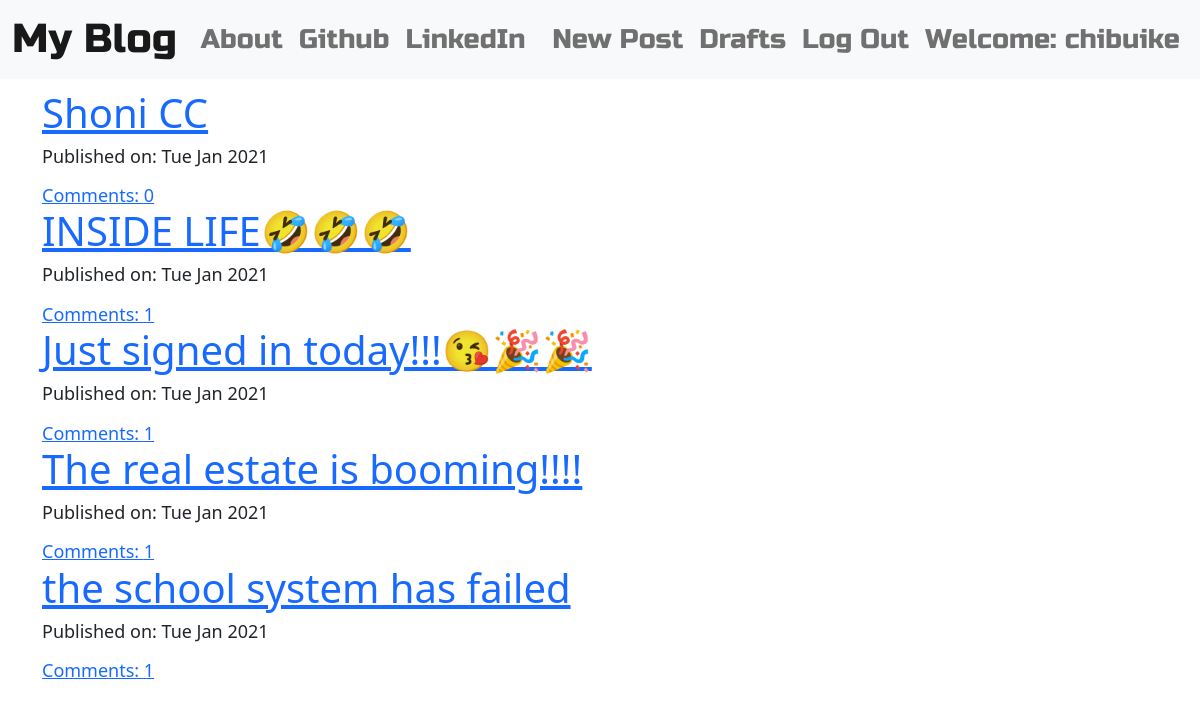
Screenshot of / (signed in) with the database file from the repository.
### blog/models.py (models this page shows, shortened)
class Post(models.Model):
    author = models.ForeignKey("auth.User", on_delete=models.CASCADE)
    title = models.CharField(max_length=200)
    text = models.TextField()
    create_date = models.DateTimeField(default=timezone.now())
    published_date = models.DateTimeField(blank=True, null=True)
    def approve_comments(self):
        return self.comments.filter(approved_comment=True)

### blog/views.py (the view)
# urls.py: path('', views.PostListView.as_view(), name='post_list'),
class PostListView(ListView):
    context_object_name = 'post_list'
    template_name = 'post_list.html'
    model = Post
    def get_queryset(self):
        return Post.objects.filter(published_date__lte=timezone.now()).order_by('-published_date')

### blog/templates/blog/post_list.html
{% extends 'blog/base.html' %}
{% block content %}
{% for post in post_list %}
<div class="centerstage">
    <div class="post">
        <h1><a href="{% url 'post_detail' pk=post.pk %}">{{ post.title }}</a></h1>
        <div class="date">
            <p>Published on: {{post.published_date|date:"D M Y"}}</p>
        </div>
        <a href="{% url 'post_detail' pk=post.pk %}">Comments: {{post.approve_comments.count}}</a>
    </div>
</div>
{% endfor %}
{% endblock %}

### blog/templates/blog/base.html (shortened to what this page needs)
<!doctype html>
{% load static %}
<html lang="en">
<head>
    <link rel="stylesheet" href="{% static 'blog/css/bootstrap.css' %}">
    <link rel="stylesheet" href="{% static 'blog/css/medium-editor.css' %}">
    <link rel="stylesheet" href="{% static 'blog/css/blog.css' %}">
</head>
<body class="loader">
<nav class="navbar navbar-expand-lg navbar-light bg-light techfont custom-navbar">
    <div class="container-fluid">
        <a class="navbar-brand bigbrand" href="{% url 'post_list' %}">My Blog</a>
			<div class="collapse navbar-collapse" id="navbarSupportedContent">
				<ul class="navbar-nav me-auto mb-2 mb-lg-0">
					<li class="nav-item">
						<a class="nav-link" aria-current="page" href="{% url 'about' %}">About</a>
					</li>
					<li class="nav-item">
						<a class="nav-link" href="https://www.github.com">Github</a>
					</li>
                    <li class="nav-item">
						<a class="nav-link" href="https://www.linkedin.com">LinkedIn</a>
					</li>
                </ul>
                <ul class="navbar-nav navbar-right">
                {% if user.is_authenticated %}
                    <li class="nav-item">
                        <a class="nav-link" href="{% url 'post_new' %}">New Post</a>
                    </li>
                    <li class="nav-item">
                        <a class="nav-link" href="{% url 'post_draft_list' %}">Drafts</a>
                    </li>
                    <li class="nav-item">
                        <a class="nav-link" href="{% url 'logout' %}">Log Out</a>
                    </li>
                    <li class="nav-item">
                        <a class="nav-link">Welcome: {{ user.username }}</a>
                    </li>
                    {% else %}
                    <li class="nav-item">
                        <a class="nav-link" href="{% url 'login' %}">Log In</a>
                    </li>
                    {% endif %}
                </ul>
            </div>
    </div>
</nav>
<div class="content container">
    <div class="row">
        <div class="col-md-8">
            <div class="blog_posts">
                {% block content %}
                {% endblock %}
            </div>
        </div>
    </div>
</div>
</body>
</html>

### blog/static/blog/css/blog.css (style rules this page uses)
html { font-size: 100%; box-sizing: border-box; }
body { margin: 0; padding: 0; background-image: url('/static/blog/images/child-holding-clear-glass-jar-with-yellow-light-2026960.jpg'); line-height: 1.3; font-weight: 300; font-size: 1.125rem ; }
.techfont { font-family: 'Russo One', sans-serif; font-size: 1.5em; margin-bottom: 10px; }
.bigbrand { font-size: 1.5em; }
.centerstage { margin-left: auto; margin-right: auto; }
.loader { filter:hue-rotate(4deg); animation:hue 10000ms infinite linear; }

### rows the page displays
Post: title "Shoni CC", published_date "Tue Jan 2021", approve_comments.count "0"
Post: title "INSIDE LIFE🤣🤣🤣", published_date "Tue Jan 2021", approve_comments.count "1"
Post: title "Just signed in today!!!😘🎉🎉", published_date "Tue Jan 2021", approve_comments.count "1"
Post: title "The real estate is booming!!!!", published_date "Tue Jan 2021", approve_comments.count "1"
Post: title "the school system has failed", published_date "Tue Jan 2021", approve_comments.count "1"

### other values shown
{{ user.username }} "chibuike"
